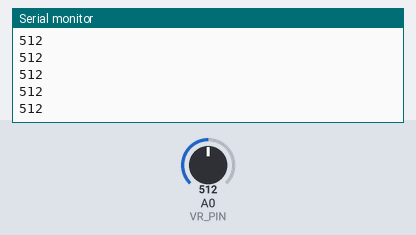
This sketch was run on a simulated Arduino Uno, built with avr-gcc and run on an emulated ATmega328P. On the bench: the last lines printed to the serial monitor. The inputs (shaded band) are chosen by the test bench; at power-on: A0 (VR_PIN) = 512.

Above: at 1.2 s.
1.3 s: A0 (VR_PIN) set to 716
At 1.31 s:
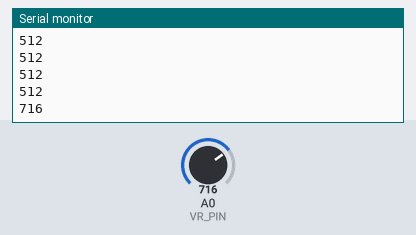
2.8 s: A0 (VR_PIN) set to 900
At 2.81 s:
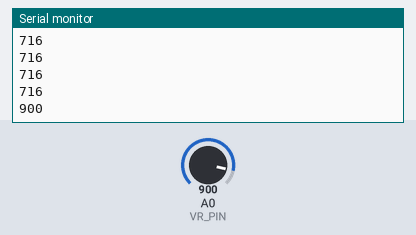
Timing chart, 0 to 5.8 s (numbered marks = the images above; inputs shaded):
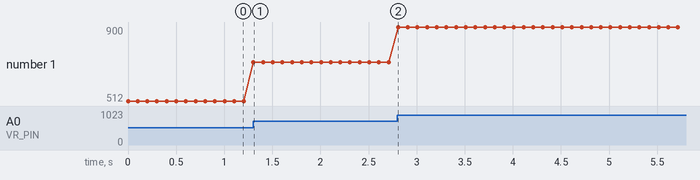

Measured:
- after the input at 1.3 s, the serial monitor: prints a new line at once (image 1)
- after the input at 2.8 s, the serial monitor: prints a new line at once (image 2)
- plotted number 1: 512 → 716 after the input at 1.3 s, 716 → 900 after the input at 2.8 s

The sketch:

3_2_1.ino
```cpp
#define LED_RED 5
#define LED_GREEN 6
#define LED_BLUE  11
#define VR_PIN  A0

void setup() {
  Serial.begin(9600);
}

void loop() {
  int vrValue = analogRead(VR_PIN);
  Serial.println(vrValue);
  delay(100);
}
//3_2_1.ino
```
